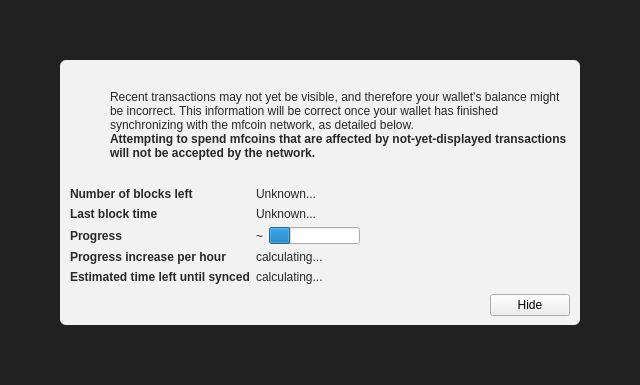
<?xml version="1.0" encoding="UTF-8"?>
<ui version="4.0">
 <class>ModalOverlay</class>
 <widget class="ModalOverlay" name="ModalOverlay">
  <property name="geometry">
   <rect>
    <x>0</x>
    <y>0</y>
    <width>640</width>
    <height>385</height>
   </rect>
  </property>
  <property name="windowTitle">
   <string>Form</string>
  </property>
  <layout class="QVBoxLayout" name="verticalLayout" stretch="0">
   <property name="sizeConstraint">
    <enum>QLayout::SetDefaultConstraint</enum>
   </property>
   <property name="leftMargin">
    <number>0</number>
   </property>
   <property name="topMargin">
    <number>0</number>
   </property>
   <property name="rightMargin">
    <number>0</number>
   </property>
   <property name="bottomMargin">
    <number>0</number>
   </property>
   <item>
    <widget class="QWidget" name="bgWidget" native="true">
     <property name="styleSheet">
      <string notr="true">#bgWidget { background: rgba(0,0,0,220); }</string>
     </property>
     <layout class="QVBoxLayout" name="verticalLayoutMain" stretch="1">
      <property name="leftMargin">
       <number>60</number>
      </property>
      <property name="topMargin">
       <number>60</number>
      </property>
      <property name="rightMargin">
       <number>60</number>
      </property>
      <property name="bottomMargin">
       <number>60</number>
      </property>
      <item>
       <widget class="QWidget" name="contentWidget" native="true">
        <property name="styleSheet">
         <string notr="true">#contentWidget { background: rgba(255,255,255,240); border-radius: 6px; }

QLabel { color: rgb(40,40,40);  }</string>
        </property>
        <layout class="QVBoxLayout" name="verticalLayoutSub" stretch="1,0,0,0">
         <property name="spacing">
          <number>0</number>
         </property>
         <property name="leftMargin">
          <number>10</number>
         </property>
         <property name="topMargin">
          <number>10</number>
         </property>
         <property name="rightMargin">
          <number>10</number>
         </property>
         <property name="bottomMargin">
          <number>10</number>
         </property>
         <item>
          <layout class="QHBoxLayout" name="horizontalLayoutIconText" stretch="0,1">
           <property name="topMargin">
            <number>20</number>
           </property>
           <item>
            <layout class="QVBoxLayout" name="verticalLayoutIcon">
             <property name="leftMargin">
              <number>0</number>
             </property>
             <item>
              <widget class="QPushButton" name="warningIcon">
               <property name="enabled">
                <bool>false</bool>
               </property>
               <property name="text">
                <string/>
               </property>
               <property name="icon">
                <iconset>
                 <normaloff>:/icons/warning</normaloff>
                 <disabledoff>:/icons/warning</disabledoff>:/icons/warning</iconset>
               </property>
               <property name="iconSize">
                <size>
                 <width>48</width>
                 <height>48</height>
                </size>
               </property>
               <property name="flat">
                <bool>true</bool>
               </property>
              </widget>
             </item>
             <item>
              <spacer name="verticalSpacerWarningIcon">
               <property name="orientation">
                <enum>Qt::Vertical</enum>
               </property>
               <property name="sizeHint" stdset="0">
                <size>
                 <width>20</width>
                 <height>40</height>
                </size>
               </property>
              </spacer>
             </item>
            </layout>
           </item>
           <item>
            <layout class="QVBoxLayout" name="verticalLayoutInfoText">
             <property name="leftMargin">
              <number>0</number>
             </property>
             <property name="topMargin">
              <number>0</number>
             </property>
             <item>
              <widget class="QLabel" name="infoText">
               <property name="text">
                <string>Recent transactions may not yet be visible, and therefore your wallet's balance might be incorrect. This information will be correct once your wallet has finished synchronizing with the mfcoin network, as detailed below.</string>
               </property>
               <property name="textFormat">
                <enum>Qt::RichText</enum>
               </property>
               <property name="wordWrap">
                <bool>true</bool>
               </property>
              </widget>
             </item>
             <item>
              <widget class="QLabel" name="infoTextStrong">
               <property name="font">
                <font>
                 <weight>75</weight>
                 <bold>true</bold>
                </font>
               </property>
               <property name="text">
                <string>Attempting to spend mfcoins that are affected by not-yet-displayed transactions will not be accepted by the network.</string>
               </property>
               <property name="textFormat">
                <enum>Qt::RichText</enum>
               </property>
               <property name="wordWrap">
                <bool>true</bool>
               </property>
              </widget>
             </item>
             <item>
              <spacer name="verticalSpacerInTextSpace">
               <property name="orientation">
                <enum>Qt::Vertical</enum>
               </property>
               <property name="sizeHint" stdset="0">
                <size>
                 <width>20</width>
                 <height>40</height>
                </size>
               </property>
              </spacer>
             </item>
            </layout>
           </item>
          </layout>
         </item>
         <item>
          <spacer name="verticalSpacerAfterText">
           <property name="orientation">
            <enum>Qt::Vertical</enum>
           </property>
           <property name="sizeHint" stdset="0">
            <size>
             <width>20</width>
             <height>40</height>
            </size>
           </property>
          </spacer>
         </item>
         <item>
          <layout class="QFormLayout" name="formLayout">
           <property name="fieldGrowthPolicy">
            <enum>QFormLayout::FieldsStayAtSizeHint</enum>
           </property>
           <property name="horizontalSpacing">
            <number>6</number>
           </property>
           <property name="verticalSpacing">
            <number>6</number>
           </property>
           <property name="topMargin">
            <number>10</number>
           </property>
           <item row="0" column="0">
            <widget class="QLabel" name="labelNumberOfBlocksLeft">
             <property name="font">
              <font>
               <weight>75</weight>
               <bold>true</bold>
              </font>
             </property>
             <property name="text">
              <string>Number of blocks left</string>
             </property>
            </widget>
           </item>
           <item row="0" column="1">
            <widget class="QLabel" name="numberOfBlocksLeft">
             <property name="text">
              <string>Unknown...</string>
             </property>
            </widget>
           </item>
           <item row="1" column="0">
            <widget class="QLabel" name="labelLastBlockTime">
             <property name="font">
              <font>
               <weight>75</weight>
               <bold>true</bold>
              </font>
             </property>
             <property name="text">
              <string>Last block time</string>
             </property>
            </widget>
           </item>
           <item row="1" column="1">
            <widget class="QLabel" name="newestBlockDate">
             <property name="sizePolicy">
              <sizepolicy hsizetype="Maximum" vsizetype="Preferred">
               <horstretch>0</horstretch>
               <verstretch>0</verstretch>
              </sizepolicy>
             </property>
             <property name="text">
              <string>Unknown...</string>
             </property>
            </widget>
           </item>
           <item row="2" column="0">
            <widget class="QLabel" name="labelSyncDone">
             <property name="font">
              <font>
               <weight>75</weight>
               <bold>true</bold>
              </font>
             </property>
             <property name="text">
              <string>Progress</string>
             </property>
            </widget>
           </item>
           <item row="2" column="1">
            <layout class="QHBoxLayout" name="horizontalLayoutSync" stretch="0,1">
             <item>
              <widget class="QLabel" name="percentageProgress">
               <property name="text">
                <string notr="true">~</string>
               </property>
              </widget>
             </item>
             <item>
              <widget class="QProgressBar" name="progressBar">
               <property name="value">
                <number>24</number>
               </property>
               <property name="format">
                <string/>
               </property>
              </widget>
             </item>
            </layout>
           </item>
           <item row="4" column="0">
            <widget class="QLabel" name="labelProgressIncrease">
             <property name="font">
              <font>
               <weight>75</weight>
               <bold>true</bold>
              </font>
             </property>
             <property name="text">
              <string>Progress increase per hour</string>
             </property>
            </widget>
           </item>
           <item row="4" column="1">
            <widget class="QLabel" name="progressIncreasePerH">
             <property name="text">
              <string>calculating...</string>
             </property>
            </widget>
           </item>
           <item row="5" column="0">
            <widget class="QLabel" name="labelEstimatedTimeLeft">
             <property name="font">
              <font>
               <weight>75</weight>
               <bold>true</bold>
              </font>
             </property>
             <property name="text">
              <string>Estimated time left until synced</string>
             </property>
            </widget>
           </item>
           <item row="5" column="1">
            <widget class="QLabel" name="expectedTimeLeft">
             <property name="text">
              <string>calculating...</string>
             </property>
            </widget>
           </item>
          </layout>
         </item>
         <item>
          <layout class="QHBoxLayout" name="horizontalLayoutButtons">
           <property name="leftMargin">
            <number>10</number>
           </property>
           <property name="topMargin">
            <number>10</number>
           </property>
           <item>
            <spacer name="horizontalSpacer">
             <property name="orientation">
              <enum>Qt::Horizontal</enum>
             </property>
             <property name="sizeHint" stdset="0">
              <size>
               <width>40</width>
               <height>20</height>
              </size>
             </property>
            </spacer>
           </item>
           <item>
            <widget class="QPushButton" name="closeButton">
             <property name="text">
              <string>Hide</string>
             </property>
            </widget>
           </item>
          </layout>
         </item>
        </layout>
       </widget>
      </item>
     </layout>
    </widget>
   </item>
  </layout>
 </widget>
 <customwidgets>
  <customwidget>
   <class>ModalOverlay</class>
   <extends>QWidget</extends>
   <header>modaloverlay.h</header>
   <container>1</container>
  </customwidget>
 </customwidgets>
 <resources/>
 <connections/>
</ui>
